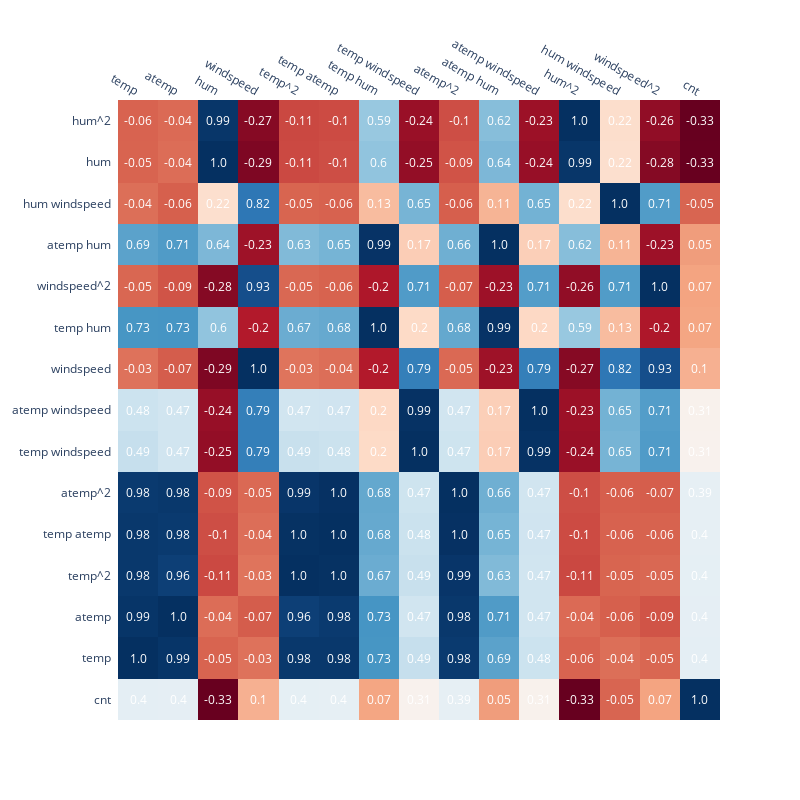

Notebook cell for this chart:
### Code cell
correlation = correlation.corr().sort_values('cnt', ascending=False)
zz = np.array(correlation)
fig = ff.create_annotated_heatmap(
    zz,
    x = list(correlation.columns),
    y = list(correlation.index),
    annotation_text = np.around(zz, decimals=2),
    hoverinfo='z',
    colorscale='RdBu'
)

fig.update_layout(
    height=800,
    width = 800
)

### Figure 1 — Plotly figure (JSON) as saved in the notebook; plotly's stock layout.template omitted (floating-point values rounded to 4 significant figures; data arrays with more than 128 entries replaced by an {"elided": "..."} marker saying what was removed)
{"data": [{"colorscale": [[0, "rgb(103,0,31)"], [0.1, "rgb(178,24,43)"], [0.2, "rgb(214,96,77)"], [0.3, "rgb(244,165,130)"], [0.4, "rgb(253,219,199)"], [0.5, "rgb(247,247,247)"], [0.6, "rgb(209,229,240)"], [0.7, "rgb(146,197,222)"], [0.8, "rgb(67,147,195)"], [0.9, "rgb(33,102,172)"], [1, "rgb(5,48,97)"]], "hoverinfo": "z", "reversescale": false, "showscale": false, "type": "heatmap", "x": ["temp", "atemp", "hum", "windspeed", "temp^2", "temp atemp", "temp hum", "temp windspeed", "atemp^2", "atemp hum", "atemp windspeed", "hum^2", "hum windspeed", "windspeed^2", "cnt"], "y": ["cnt", "temp", "atemp", "temp^2", "temp atemp", "atemp^2", "temp windspeed", "atemp windspeed", "windspeed", "temp hum", "windspeed^2", "atemp hum", "hum windspeed", "hum", "hum^2"], "z": {"elided": "15x15 float values"}}], "layout": {"annotations": [{"font": {"color": "#FFFFFF"}, "showarrow": false, "text": "0.4", "x": "temp", "xref": "x", "y": "cnt", "yref": "y"}, {"font": {"color": "#FFFFFF"}, "showarrow": false, "text": "0.4", "x": "atemp", "xref": "x", "y": "cnt", "yref": "y"}, {"font": {"color": "#FFFFFF"}, "showarrow": false, "text": "-0.33", "x": "hum", "xref": "x", "y": "cnt", "yref": "y"}, {"font": {"color": "#FFFFFF"}, "showarrow": false, "text": "0.1", "x": "windspeed", "xref": "x", "y": "cnt", "yref": "y"}, {"font": {"color": "#FFFFFF"}, "showarrow": false, "text": "0.4", "x": "temp^2", "xref": "x", "y": "cnt", "yref": "y"}, {"font": {"color": "#FFFFFF"}, "showarrow": false, "text": "0.4", "x": "temp atemp", "xref": "x", "y": "cnt", "yref": "y"}, {"font": {"color": "#FFFFFF"}, "showarrow": false, "text": "0.07", "x": "temp hum", "xref": "x", "y": "cnt", "yref": "y"}, {"font": {"color": "#FFFFFF"}, "showarrow": false, "text": "0.31", "x": "temp windspeed", "xref": "x", "y": "cnt", "yref": "y"}, {"font": {"color": "#FFFFFF"}, "showarrow": false, "text": "0.39", "x": "atemp^2", "xref": "x", "y": "cnt", "yref": "y"}, {"font": {"color": "#FFFFFF"}, "showarrow": false, "text": "0.05", "x": "atemp hum", "xref": "x", "y": "cnt", "yref": "y"}, {"font": {"color": "#FFFFFF"}, "showarrow": false, "text": "0.31", "x": "atemp windspeed", "xref": "x", "y": "cnt", "yref": "y"}, {"font": {"color": "#FFFFFF"}, "showarrow": false, "text": "-0.33", "x": "hum^2", "xref": "x", "y": "cnt", "yref": "y"}, {"font": {"color": "#FFFFFF"}, "showarrow": false, "text": "-0.05", "x": "hum windspeed", "xref": "x", "y": "cnt", "yref": "y"}, {"font": {"color": "#FFFFFF"}, "showarrow": false, "text": "0.07", "x": "windspeed^2", "xref": "x", "y": "cnt", "yref": "y"}, {"font": {"color": "#FFFFFF"}, "showarrow": false, "text": "1.0", "x": "cnt", "xref": "x", "y": "cnt", "yref": "y"}, {"font": {"color": "#FFFFFF"}, "showarrow": false, "text": "1.0", "x": "temp", "xref": "x", "y": "temp", "yref": "y"}, {"font": {"color": "#FFFFFF"}, "showarrow": false, "text": "0.99", "x": "atemp", "xref": "x", "y": "temp", "yref": "y"}, {"font": {"color": "#FFFFFF"}, "showarrow": false, "text": "-0.05", "x": "hum", "xref": "x", "y": "temp", "yref": "y"}, {"font": {"color": "#FFFFFF"}, "showarrow": false, "text": "-0.03", "x": "windspeed", "xref": "x", "y": "temp", "yref": "y"}, {"font": {"color": "#FFFFFF"}, "showarrow": false, "text": "0.98", "x": "temp^2", "xref": "x", "y": "temp", "yref": "y"}, {"font": {"color": "#FFFFFF"}, "showarrow": false, "text": "0.98", "x": "temp atemp", "xref": "x", "y": "temp", "yref": "y"}, {"font": {"color": "#FFFFFF"}, "showarrow": false, "text": "0.73", "x": "temp hum", "xref": "x", "y": "temp", "yref": "y"}, {"font": {"color": "#FFFFFF"}, "showarrow": false, "text": "0.49", "x": "temp windspeed", "xref": "x", "y": "temp", "yref": "y"}, {"font": {"color": "#FFFFFF"}, "showarrow": false, "text": "0.98", "x": "atemp^2", "xref": "x", "y": "temp", "yref": "y"}, {"font": {"color": "#FFFFFF"}, "showarrow": false, "text": "0.69", "x": "atemp hum", "xref": "x", "y": "temp", "yref": "y"}, {"font": {"color": "#FFFFFF"}, "showarrow": false, "text": "0.48", "x": "atemp windspeed", "xref": "x", "y": "temp", "yref": "y"}, {"font": {"color": "#FFFFFF"}, "showarrow": false, "text": "-0.06", "x": "hum^2", "xref": "x", "y": "temp", "yref": "y"}, {"font": {"color": "#FFFFFF"}, "showarrow": false, "text": "-0.04", "x": "hum windspeed", "xref": "x", "y": "temp", "yref": "y"}, {"font": {"color": "#FFFFFF"}, "showarrow": false, "text": "-0.05", "x": "windspeed^2", "xref": "x", "y": "temp", "yref": "y"}, {"font": {"color": "#FFFFFF"}, "showarrow": false, "text": "0.4", "x": "cnt", "xref": "x", "y": "temp", "yref": "y"}, {"font": {"color": "#FFFFFF"}, "showarrow": false, "text": "0.99", "x": "temp", "xref": "x", "y": "atemp", "yref": "y"}, {"font": {"color": "#FFFFFF"}, "showarrow": false, "text": "1.0", "x": "atemp", "xref": "x", "y": "atemp", "yref": "y"}, {"font": {"color": "#FFFFFF"}, "showarrow": false, "text": "-0.04", "x": "hum", "xref": "x", "y": "atemp", "yref": "y"}, {"font": {"color": "#FFFFFF"}, "showarrow": false, "text": "-0.07", "x": "windspeed", "xref": "x", "y": "atemp", "yref": "y"}, {"font": {"color": "#FFFFFF"}, "showarrow": false, "text": "0.96", "x": "temp^2", "xref": "x", "y": "atemp", "yref": "y"}, {"font": {"color": "#FFFFFF"}, "showarrow": false, "text": "0.98", "x": "temp atemp", "xref": "x", "y": "atemp", "yref": "y"}, {"font": {"color": "#FFFFFF"}, "showarrow": false, "text": "0.73", "x": "temp hum", "xref": "x", "y": "atemp", "yref": "y"}, {"font": {"color": "#FFFFFF"}, "showarrow": false, "text": "0.47", "x": "temp windspeed", "xref": "x", "y": "atemp", "yref": "y"}, {"font": {"color": "#FFFFFF"}, "showarrow": false, "text": "0.98", "x": "atemp^2", "xref": "x", "y": "atemp", "yref": "y"}, {"font": {"color": "#FFFFFF"}, "showarrow": false, "text": "0.71", "x": "atemp hum", "xref": "x", "y": "atemp", "yref": "y"}, {"font": {"color": "#FFFFFF"}, "showarrow": false, "text": "0.47", "x": "atemp windspeed", "xref": "x", "y": "atemp", "yref": "y"}, {"font": {"color": "#FFFFFF"}, "showarrow": false, "text": "-0.04", "x": "hum^2", "xref": "x", "y": "atemp", "yref": "y"}, {"font": {"color": "#FFFFFF"}, "showarrow": false, "text": "-0.06", "x": "hum windspeed", "xref": "x", "y": "atemp", "yref": "y"}, {"font": {"color": "#FFFFFF"}, "showarrow": false, "text": "-0.09", "x": "windspeed^2", "xref": "x", "y": "atemp", "yref": "y"}, {"font": {"color": "#FFFFFF"}, "showarrow": false, "text": "0.4", "x": "cnt", "xref": "x", "y": "atemp", "yref": "y"}, {"font": {"color": "#FFFFFF"}, "showarrow": false, "text": "0.98", "x": "temp", "xref": "x", "y": "temp^2", "yref": "y"}, {"font": {"color": "#FFFFFF"}, "showarrow": false, "text": "0.96", "x": "atemp", "xref": "x", "y": "temp^2", "yref": "y"}, {"font": {"color": "#FFFFFF"}, "showarrow": false, "text": "-0.11", "x": "hum", "xref": "x", "y": "temp^2", "yref": "y"}, {"font": {"color": "#FFFFFF"}, "showarrow": false, "text": "-0.03", "x": "windspeed", "xref": "x", "y": "temp^2", "yref": "y"}, {"font": {"color": "#FFFFFF"}, "showarrow": false, "text": "1.0", "x": "temp^2", "xref": "x", "y": "temp^2", "yref": "y"}, {"font": {"color": "#FFFFFF"}, "showarrow": false, "text": "1.0", "x": "temp atemp", "xref": "x", "y": "temp^2", "yref": "y"}, {"font": {"color": "#FFFFFF"}, "showarrow": false, "text": "0.67", "x": "temp hum", "xref": "x", "y": "temp^2", "yref": "y"}, {"font": {"color": "#FFFFFF"}, "showarrow": false, "text": "0.49", "x": "temp windspeed", "xref": "x", "y": "temp^2", "yref": "y"}, {"font": {"color": "#FFFFFF"}, "showarrow": false, "text": "0.99", "x": "atemp^2", "xref": "x", "y": "temp^2", "yref": "y"}, {"font": {"color": "#FFFFFF"}, "showarrow": false, "text": "0.63", "x": "atemp hum", "xref": "x", "y": "temp^2", "yref": "y"}, {"font": {"color": "#FFFFFF"}, "showarrow": false, "text": "0.47", "x": "atemp windspeed", "xref": "x", "y": "temp^2", "yref": "y"}, {"font": {"color": "#FFFFFF"}, "showarrow": false, "text": "-0.11", "x": "hum^2", "xref": "x", "y": "temp^2", "yref": "y"}, {"font": {"color": "#FFFFFF"}, "showarrow": false, "text": "-0.05", "x": "hum windspeed", "xref": "x", "y": "temp^2", "yref": "y"}, {"font": {"color": "#FFFFFF"}, "showarrow": false, "text": "-0.05", "x": "windspeed^2", "xref": "x", "y": "temp^2", "yref": "y"}, {"font": {"color": "#FFFFFF"}, "showarrow": false, "text": "0.4", "x": "cnt", "xref": "x", "y": "temp^2", "yref": "y"}, {"font": {"color": "#FFFFFF"}, "showarrow": false, "text": "0.98", "x": "temp", "xref": "x", "y": "temp atemp", "yref": "y"}, {"font": {"color": "#FFFFFF"}, "showarrow": false, "text": "0.98", "x": "atemp", "xref": "x", "y": "temp atemp", "yref": "y"}, {"font": {"color": "#FFFFFF"}, "showarrow": false, "text": "-0.1", "x": "hum", "xref": "x", "y": "temp atemp", "yref": "y"}, {"font": {"color": "#FFFFFF"}, "showarrow": false, "text": "-0.04", "x": "windspeed", "xref": "x", "y": "temp atemp", "yref": "y"}, {"font": {"color": "#FFFFFF"}, "showarrow": false, "text": "1.0", "x": "temp^2", "xref": "x", "y": "temp atemp", "yref": "y"}, {"font": {"color": "#FFFFFF"}, "showarrow": false, "text": "1.0", "x": "temp atemp", "xref": "x", "y": "temp atemp", "yref": "y"}, {"font": {"color": "#FFFFFF"}, "showarrow": false, "text": "0.68", "x": "temp hum", "xref": "x", "y": "temp atemp", "yref": "y"}, {"font": {"color": "#FFFFFF"}, "showarrow": false, "text": "0.48", "x": "temp windspeed", "xref": "x", "y": "temp atemp", "yref": "y"}, {"font": {"color": "#FFFFFF"}, "showarrow": false, "text": "1.0", "x": "atemp^2", "xref": "x", "y": "temp atemp", "yref": "y"}, {"font": {"color": "#FFFFFF"}, "showarrow": false, "text": "0.65", "x": "atemp hum", "xref": "x", "y": "temp atemp", "yref": "y"}, {"font": {"color": "#FFFFFF"}, "showarrow": false, "text": "0.47", "x": "atemp windspeed", "xref": "x", "y": "temp atemp", "yref": "y"}, {"font": {"color": "#FFFFFF"}, "showarrow": false, "text": "-0.1", "x": "hum^2", "xref": "x", "y": "temp atemp", "yref": "y"}, {"font": {"color": "#FFFFFF"}, "showarrow": false, "text": "-0.06", "x": "hum windspeed", "xref": "x", "y": "temp atemp", "yref": "y"}, {"font": {"color": "#FFFFFF"}, "showarrow": false, "text": "-0.06", "x": "windspeed^2", "xref": "x", "y": "temp atemp", "yref": "y"}, {"font": {"color": "#FFFFFF"}, "showarrow": false, "text": "0.4", "x": "cnt", "xref": "x", "y": "temp atemp", "yref": "y"}, {"font": {"color": "#FFFFFF"}, "showarrow": false, "text": "0.98", "x": "temp", "xref": "x", "y": "atemp^2", "yref": "y"}, {"font": {"color": "#FFFFFF"}, "showarrow": false, "text": "0.98", "x": "atemp", "xref": "x", "y": "atemp^2", "yref": "y"}, {"font": {"color": "#FFFFFF"}, "showarrow": false, "text": "-0.09", "x": "hum", "xref": "x", "y": "atemp^2", "yref": "y"}, {"font": {"color": "#FFFFFF"}, "showarrow": false, "text": "-0.05", "x": "windspeed", "xref": "x", "y": "atemp^2", "yref": "y"}, {"font": {"color": "#FFFFFF"}, "showarrow": false, "text": "0.99", "x": "temp^2", "xref": "x", "y": "atemp^2", "yref": "y"}, {"font": {"color": "#FFFFFF"}, "showarrow": false, "text": "1.0", "x": "temp atemp", "xref": "x", "y": "atemp^2", "yref": "y"}, {"font": {"color": "#FFFFFF"}, "showarrow": false, "text": "0.68", "x": "temp hum", "xref": "x", "y": "atemp^2", "yref": "y"}, {"font": {"color": "#FFFFFF"}, "showarrow": false, "text": "0.47", "x": "temp windspeed", "xref": "x", "y": "atemp^2", "yref": "y"}, {"font": {"color": "#FFFFFF"}, "showarrow": false, "text": "1.0", "x": "atemp^2", "xref": "x", "y": "atemp^2", "yref": "y"}, {"font": {"color": "#FFFFFF"}, "showarrow": false, "text": "0.66", "x": "atemp hum", "xref": "x", "y": "atemp^2", "yref": "y"}, {"font": {"color": "#FFFFFF"}, "showarrow": false, "text": "0.47", "x": "atemp windspeed", "xref": "x", "y": "atemp^2", "yref": "y"}, {"font": {"color": "#FFFFFF"}, "showarrow": false, "text": "-0.1", "x": "hum^2", "xref": "x", "y": "atemp^2", "yref": "y"}, {"font": {"color": "#FFFFFF"}, "showarrow": false, "text": "-0.06", "x": "hum windspeed", "xref": "x", "y": "atemp^2", "yref": "y"}, {"font": {"color": "#FFFFFF"}, "showarrow": false, "text": "-0.07", "x": "windspeed^2", "xref": "x", "y": "atemp^2", "yref": "y"}, {"font": {"color": "#FFFFFF"}, "showarrow": false, "text": "0.39", "x": "cnt", "xref": "x", "y": "atemp^2", "yref": "y"}, {"font": {"color": "#FFFFFF"}, "showarrow": false, "text": "0.49", "x": "temp", "xref": "x", "y": "temp windspeed", "yref": "y"}, {"font": {"color": "#FFFFFF"}, "showarrow": false, "text": "0.47", "x": "atemp", "xref": "x", "y": "temp windspeed", "yref": "y"}, {"font": {"color": "#FFFFFF"}, "showarrow": false, "text": "-0.25", "x": "hum", "xref": "x", "y": "temp windspeed", "yref": "y"}, {"font": {"color": "#FFFFFF"}, "showarrow": false, "text": "0.79", "x": "windspeed", "xref": "x", "y": "temp windspeed", "yref": "y"}, {"font": {"color": "#FFFFFF"}, "showarrow": false, "text": "0.49", "x": "temp^2", "xref": "x", "y": "temp windspeed", "yref": "y"}, {"font": {"color": "#FFFFFF"}, "showarrow": false, "text": "0.48", "x": "temp atemp", "xref": "x", "y": "temp windspeed", "yref": "y"}, {"font": {"color": "#FFFFFF"}, "showarrow": false, "text": "0.2", "x": "temp hum", "xref": "x", "y": "temp windspeed", "yref": "y"}, {"font": {"color": "#FFFFFF"}, "showarrow": false, "text": "1.0", "x": "temp windspeed", "xref": "x", "y": "temp windspeed", "yref": "y"}, {"font": {"color": "#FFFFFF"}, "showarrow": false, "text": "0.47", "x": "atemp^2", "xref": "x", "y": "temp windspeed", "yref": "y"}, {"font": {"color": "#FFFFFF"}, "showarrow": false, "text": "0.17", "x": "atemp hum", "xref": "x", "y": "temp windspeed", "yref": "y"}, {"font": {"color": "#FFFFFF"}, "showarrow": false, "text": "0.99", "x": "atemp windspeed", "xref": "x", "y": "temp windspeed", "yref": "y"}, {"font": {"color": "#FFFFFF"}, "showarrow": false, "text": "-0.24", "x": "hum^2", "xref": "x", "y": "temp windspeed", "yref": "y"}, {"font": {"color": "#FFFFFF"}, "showarrow": false, "text": "0.65", "x": "hum windspeed", "xref": "x", "y": "temp windspeed", "yref": "y"}, {"font": {"color": "#FFFFFF"}, "showarrow": false, "text": "0.71", "x": "windspeed^2", "xref": "x", "y": "temp windspeed", "yref": "y"}, {"font": {"color": "#FFFFFF"}, "showarrow": false, "text": "0.31", "x": "cnt", "xref": "x", "y": "temp windspeed", "yref": "y"}, {"font": {"color": "#FFFFFF"}, "showarrow": false, "text": "0.48", "x": "temp", "xref": "x", "y": "atemp windspeed", "yref": "y"}, {"font": {"color": "#FFFFFF"}, "showarrow": false, "text": "0.47", "x": "atemp", "xref": "x", "y": "atemp windspeed", "yref": "y"}, {"font": {"color": "#FFFFFF"}, "showarrow": false, "text": "-0.24", "x": "hum", "xref": "x", "y": "atemp windspeed", "yref": "y"}, {"font": {"color": "#FFFFFF"}, "showarrow": false, "text": "0.79", "x": "windspeed", "xref": "x", "y": "atemp windspeed", "yref": "y"}, {"font": {"color": "#FFFFFF"}, "showarrow": false, "text": "0.47", "x": "temp^2", "xref": "x", "y": "atemp windspeed", "yref": "y"}, {"font": {"color": "#FFFFFF"}, "showarrow": false, "text": "0.47", "x": "temp atemp", "xref": "x", "y": "atemp windspeed", "yref": "y"}, {"font": {"color": "#FFFFFF"}, "showarrow": false, "text": "0.2", "x": "temp hum", "xref": "x", "y": "atemp windspeed", "yref": "y"}, {"font": {"color": "#FFFFFF"}, "showarrow": false, "text": "0.99", "x": "temp windspeed", "xref": "x", "y": "atemp windspeed", "yref": "y"}, {"font": {"color": "#FFFFFF"}, "showarrow": false, "text": "0.47", "x": "atemp^2", "xref": "x", "y": "atemp windspeed", "yref": "y"}, {"font": {"color": "#FFFFFF"}, "showarrow": false, "text": "0.17", "x": "atemp hum", "xref": "x", "y": "atemp windspeed", "yref": "y"}, {"font": {"color": "#FFFFFF"}, "showarrow": false, "text": "1.0", "x": "atemp windspeed", "xref": "x", "y": "atemp windspeed", "yref": "y"}, {"font": {"color": "#FFFFFF"}, "showarrow": false, "text": "-0.23", "x": "hum^2", "xref": "x", "y": "atemp windspeed", "yref": "y"}, {"font": {"color": "#FFFFFF"}, "showarrow": false, "text": "0.65", "x": "hum windspeed", "xref": "x", "y": "atemp windspeed", "yref": "y"}, {"font": {"color": "#FFFFFF"}, "showarrow": false, "text": "0.71", "x": "windspeed^2", "xref": "x", "y": "atemp windspeed", "yref": "y"}, {"font": {"color": "#FFFFFF"}, "showarrow": false, "text": "0.31", "x": "cnt", "xref": "x", "y": "atemp windspeed", "yref": "y"}, {"font": {"color": "#FFFFFF"}, "showarrow": false, "text": "-0.03", "x": "temp", "xref": "x", "y": "windspeed", "yref": "y"}, {"font": {"color": "#FFFFFF"}, "showarrow": false, "text": "-0.07", "x": "atemp", "xref": "x", "y": "windspeed", "yref": "y"}, {"font": {"color": "#FFFFFF"}, "showarrow": false, "text": "-0.29", "x": "hum", "xref": "x", "y": "windspeed", "yref": "y"}, {"font": {"color": "#FFFFFF"}, "showarrow": false, "text": "1.0", "x": "windspeed", "xref": "x", "y": "windspeed", "yref": "y"}, {"font": {"color": "#FFFFFF"}, "showarrow": false, "text": "-0.03", "x": "temp^2", "xref": "x", "y": "windspeed", "yref": "y"}, {"font": {"color": "#FFFFFF"}, "showarrow": false, "text": "-0.04", "x": "temp atemp", "xref": "x", "y": "windspeed", "yref": "y"}, {"font": {"color": "#FFFFFF"}, "showarrow": false, "text": "-0.2", "x": "temp hum", "xref": "x", "y": "windspeed", "yref": "y"}, {"font": {"color": "#FFFFFF"}, "showarrow": false, "text": "0.79", "x": "temp windspeed", "xref": "x", "y": "windspeed", "yref": "y"}, {"font": {"color": "#FFFFFF"}, "showarrow": false, "text": "-0.05", "x": "atemp^2", "xref": "x", "y": "windspeed", "yref": "y"}, {"font": {"color": "#FFFFFF"}, "showarrow": false, "text": "-0.23", "x": "atemp hum", "xref": "x", "y": "windspeed", "yref": "y"}, {"font": {"color": "#FFFFFF"}, "showarrow": false, "text": "0.79", "x": "atemp windspeed", "xref": "x", "y": "windspeed", "yref": "y"}, {"font": {"color": "#FFFFFF"}, "showarrow": false, "text": "-0.27", "x": "hum^2", "xref": "x", "y": "windspeed", "yref": "y"}, {"font": {"color": "#FFFFFF"}, "showarrow": false, "text": "0.82", "x": "hum windspeed", "xref": "x", "y": "windspeed", "yref": "y"}, {"font": {"color": "#FFFFFF"}, "showarrow": false, "text": "0.93", "x": "windspeed^2", "xref": "x", "y": "windspeed", "yref": "y"}, {"font": {"color": "#FFFFFF"}, "showarrow": false, "text": "0.1", "x": "cnt", "xref": "x", "y": "windspeed", "yref": "y"}, {"font": {"color": "#FFFFFF"}, "showarrow": false, "text": "0.73", "x": "temp", "xref": "x", "y": "temp hum", "yref": "y"}, {"font": {"color": "#FFFFFF"}, "showarrow": false, "text": "0.73", "x": "atemp", "xref": "x", "y": "temp hum", "yref": "y"}, {"font": {"color": "#FFFFFF"}, "showarrow": false, "text": "0.6", "x": "hum", "xref": "x", "y": "temp hum", "yref": "y"}, {"font": {"color": "#FFFFFF"}, "showarrow": false, "text": "-0.2", "x": "windspeed", "xref": "x", "y": "temp hum", "yref": "y"}, {"font": {"color": "#FFFFFF"}, "showarrow": false, "text": "0.67", "x": "temp^2", "xref": "x", "y": "temp hum", "yref": "y"}, {"font": {"color": "#FFFFFF"}, "showarrow": false, "text": "0.68", "x": "temp atemp", "xref": "x", "y": "temp hum", "yref": "y"}, {"font": {"color": "#FFFFFF"}, "showarrow": false, "text": "1.0", "x": "temp hum", "xref": "x", "y": "temp hum", "yref": "y"}, {"font": {"color": "#FFFFFF"}, "showarrow": false, "text": "0.2", "x": "temp windspeed", "xref": "x", "y": "temp hum", "yref": "y"}, {"font": {"color": "#FFFFFF"}, "showarrow": false, "text": "0.68", "x": "atemp^2", "xref": "x", "y": "temp hum", "yref": "y"}, {"font": {"color": "#FFFFFF"}, "showarrow": false, "text": "0.99", "x": "atemp hum", "xref": "x", "y": "temp hum", "yref": "y"}, {"font": {"color": "#FFFFFF"}, "showarrow": false, "text": "0.2", "x": "atemp windspeed", "xref": "x", "y": "temp hum", "yref": "y"}, {"font": {"color": "#FFFFFF"}, "showarrow": false, "text": "0.59", "x": "hum^2", "xref": "x", "y": "temp hum", "yref": "y"}, {"font": {"color": "#FFFFFF"}, "showarrow": false, "text": "0.13", "x": "hum windspeed", "xref": "x", "y": "temp hum", "yref": "y"}, {"font": {"color": "#FFFFFF"}, "showarrow": false, "text": "-0.2", "x": "windspeed^2", "xref": "x", "y": "temp hum", "yref": "y"}, {"font": {"color": "#FFFFFF"}, "showarrow": false, "text": "0.07", "x": "cnt", "xref": "x", "y": "temp hum", "yref": "y"}, {"font": {"color": "#FFFFFF"}, "showarrow": false, "text": "-0.05", "x": "temp", "xref": "x", "y": "windspeed^2", "yref": "y"}, {"font": {"color": "#FFFFFF"}, "showarrow": false, "text": "-0.09", "x": "atemp", "xref": "x", "y": "windspeed^2", "yref": "y"}, {"font": {"color": "#FFFFFF"}, "showarrow": false, "text": "-0.28", "x": "hum", "xref": "x", "y": "windspeed^2", "yref": "y"}, {"font": {"color": "#FFFFFF"}, "showarrow": false, "text": "0.93", "x": "windspeed", "xref": "x", "y": "windspeed^2", "yref": "y"}, {"font": {"color": "#FFFFFF"}, "showarrow": false, "text": "-0.05", "x": "temp^2", "xref": "x", "y": "windspeed^2", "yref": "y"}, {"font": {"color": "#FFFFFF"}, "showarrow": false, "text": "-0.06", "x": "temp atemp", "xref": "x", "y": "windspeed^2", "yref": "y"}, {"font": {"color": "#FFFFFF"}, "showarrow": false, "text": "-0.2", "x": "temp hum", "xref": "x", "y": "windspeed^2", "yref": "y"}, {"font": {"color": "#FFFFFF"}, "showarrow": false, "text": "0.71", "x": "temp windspeed", "xref": "x", "y": "windspeed^2", "yref": "y"}, {"font": {"color": "#FFFFFF"}, "showarrow": false, "text": "-0.07", "x": "atemp^2", "xref": "x", "y": "windspeed^2", "yref": "y"}, {"font": {"color": "#FFFFFF"}, "showarrow": false, "text": "-0.23", "x": "atemp hum", "xref": "x", "y": "windspeed^2", "yref": "y"}, {"font": {"color": "#FFFFFF"}, "showarrow": false, "text": "0.71", "x": "atemp windspeed", "xref": "x", "y": "windspeed^2", "yref": "y"}, {"font": {"color": "#FFFFFF"}, "showarrow": false, "text": "-0.26", "x": "hum^2", "xref": "x", "y": "windspeed^2", "yref": "y"}, {"font": {"color": "#FFFFFF"}, "showarrow": false, "text": "0.71", "x": "hum windspeed", "xref": "x", "y": "windspeed^2", "yref": "y"}, {"font": {"color": "#FFFFFF"}, "showarrow": false, "text": "1.0", "x": "windspeed^2", "xref": "x", "y": "windspeed^2", "yref": "y"}, {"font": {"color": "#FFFFFF"}, "showarrow": false, "text": "0.07", "x": "cnt", "xref": "x", "y": "windspeed^2", "yref": "y"}, {"font": {"color": "#FFFFFF"}, "showarrow": false, "text": "0.69", "x": "temp", "xref": "x", "y": "atemp hum", "yref": "y"}, {"font": {"color": "#FFFFFF"}, "showarrow": false, "text": "0.71", "x": "atemp", "xref": "x", "y": "atemp hum", "yref": "y"}, {"font": {"color": "#FFFFFF"}, "showarrow": false, "text": "0.64", "x": "hum", "xref": "x", "y": "atemp hum", "yref": "y"}, {"font": {"color": "#FFFFFF"}, "showarrow": false, "text": "-0.23", "x": "windspeed", "xref": "x", "y": "atemp hum", "yref": "y"}, {"font": {"color": "#FFFFFF"}, "showarrow": false, "text": "0.63", "x": "temp^2", "xref": "x", "y": "atemp hum", "yref": "y"}, {"font": {"color": "#FFFFFF"}, "showarrow": false, "text": "0.65", "x": "temp atemp", "xref": "x", "y": "atemp hum", "yref": "y"}, {"font": {"color": "#FFFFFF"}, "showarrow": false, "text": "0.99", "x": "temp hum", "xref": "x", "y": "atemp hum", "yref": "y"}, {"font": {"color": "#FFFFFF"}, "showarrow": false, "text": "0.17", "x": "temp windspeed", "xref": "x", "y": "atemp hum", "yref": "y"}, {"font": {"color": "#FFFFFF"}, "showarrow": false, "text": "0.66", "x": "atemp^2", "xref": "x", "y": "atemp hum", "yref": "y"}, {"font": {"color": "#FFFFFF"}, "showarrow": false, "text": "1.0", "x": "atemp hum", "xref": "x", "y": "atemp hum", "yref": "y"}, {"font": {"color": "#FFFFFF"}, "showarrow": false, "text": "0.17", "x": "atemp windspeed", "xref": "x", "y": "atemp hum", "yref": "y"}, {"font": {"color": "#FFFFFF"}, "showarrow": false, "text": "0.62", "x": "hum^2", "xref": "x", "y": "atemp hum", "yref": "y"}, {"font": {"color": "#FFFFFF"}, "showarrow": false, "text": "0.11", "x": "hum windspeed", "xref": "x", "y": "atemp hum", "yref": "y"}, {"font": {"color": "#FFFFFF"}, "showarrow": false, "text": "-0.23", "x": "windspeed^2", "xref": "x", "y": "atemp hum", "yref": "y"}, {"font": {"color": "#FFFFFF"}, "showarrow": false, "text": "0.05", "x": "cnt", "xref": "x", "y": "atemp hum", "yref": "y"}, {"font": {"color": "#FFFFFF"}, "showarrow": false, "text": "-0.04", "x": "temp", "xref": "x", "y": "hum windspeed", "yref": "y"}, {"font": {"color": "#FFFFFF"}, "showarrow": false, "text": "-0.06", "x": "atemp", "xref": "x", "y": "hum windspeed", "yref": "y"}, {"font": {"color": "#FFFFFF"}, "showarrow": false, "text": "0.22", "x": "hum", "xref": "x", "y": "hum windspeed", "yref": "y"}, {"font": {"color": "#FFFFFF"}, "showarrow": false, "text": "0.82", "x": "windspeed", "xref": "x", "y": "hum windspeed", "yref": "y"}, {"font": {"color": "#FFFFFF"}, "showarrow": false, "text": "-0.05", "x": "temp^2", "xref": "x", "y": "hum windspeed", "yref": "y"}, {"font": {"color": "#FFFFFF"}, "showarrow": false, "text": "-0.06", "x": "temp atemp", "xref": "x", "y": "hum windspeed", "yref": "y"}, {"font": {"color": "#FFFFFF"}, "showarrow": false, "text": "0.13", "x": "temp hum", "xref": "x", "y": "hum windspeed", "yref": "y"}, {"font": {"color": "#FFFFFF"}, "showarrow": false, "text": "0.65", "x": "temp windspeed", "xref": "x", "y": "hum windspeed", "yref": "y"}, {"font": {"color": "#FFFFFF"}, "showarrow": false, "text": "-0.06", "x": "atemp^2", "xref": "x", "y": "hum windspeed", "yref": "y"}, {"font": {"color": "#FFFFFF"}, "showarrow": false, "text": "0.11", "x": "atemp hum", "xref": "x", "y": "hum windspeed", "yref": "y"}, {"font": {"color": "#FFFFFF"}, "showarrow": false, "text": "0.65", "x": "atemp windspeed", "xref": "x", "y": "hum windspeed", "yref": "y"}, {"font": {"color": "#FFFFFF"}, "showarrow": false, "text": "0.22", "x": "hum^2", "xref": "x", "y": "hum windspeed", "yref": "y"}, {"font": {"color": "#FFFFFF"}, "showarrow": false, "text": "1.0", "x": "hum windspeed", "xref": "x", "y": "hum windspeed", "yref": "y"}, {"font": {"color": "#FFFFFF"}, "showarrow": false, "text": "0.71", "x": "windspeed^2", "xref": "x", "y": "hum windspeed", "yref": "y"}, {"font": {"color": "#FFFFFF"}, "showarrow": false, "text": "-0.05", "x": "cnt", "xref": "x", "y": "hum windspeed", "yref": "y"}, {"font": {"color": "#FFFFFF"}, "showarrow": false, "text": "-0.05", "x": "temp", "xref": "x", "y": "hum", "yref": "y"}, {"font": {"color": "#FFFFFF"}, "showarrow": false, "text": "-0.04", "x": "atemp", "xref": "x", "y": "hum", "yref": "y"}, {"font": {"color": "#FFFFFF"}, "showarrow": false, "text": "1.0", "x": "hum", "xref": "x", "y": "hum", "yref": "y"}, {"font": {"color": "#FFFFFF"}, "showarrow": false, "text": "-0.29", "x": "windspeed", "xref": "x", "y": "hum", "yref": "y"}, {"font": {"color": "#FFFFFF"}, "showarrow": false, "text": "-0.11", "x": "temp^2", "xref": "x", "y": "hum", "yref": "y"}, {"font": {"color": "#FFFFFF"}, "showarrow": false, "text": "-0.1", "x": "temp atemp", "xref": "x", "y": "hum", "yref": "y"}, {"font": {"color": "#FFFFFF"}, "showarrow": false, "text": "0.6", "x": "temp hum", "xref": "x", "y": "hum", "yref": "y"}, {"font": {"color": "#FFFFFF"}, "showarrow": false, "text": "-0.25", "x": "temp windspeed", "xref": "x", "y": "hum", "yref": "y"}, {"font": {"color": "#FFFFFF"}, "showarrow": false, "text": "-0.09", "x": "atemp^2", "xref": "x", "y": "hum", "yref": "y"}, {"font": {"color": "#FFFFFF"}, "showarrow": false, "text": "0.64", "x": "atemp hum", "xref": "x", "y": "hum", "yref": "y"}, {"font": {"color": "#FFFFFF"}, "showarrow": false, "text": "-0.24", "x": "atemp windspeed", "xref": "x", "y": "hum", "yref": "y"}, {"font": {"color": "#FFFFFF"}, "showarrow": false, "text": "0.99", "x": "hum^2", "xref": "x", "y": "hum", "yref": "y"}, {"font": {"color": "#FFFFFF"}, "showarrow": false, "text": "0.22", "x": "hum windspeed", "xref": "x", "y": "hum", "yref": "y"}, {"font": {"color": "#FFFFFF"}, "showarrow": false, "text": "-0.28", "x": "windspeed^2", "xref": "x", "y": "hum", "yref": "y"}, {"font": {"color": "#FFFFFF"}, "showarrow": false, "text": "-0.33", "x": "cnt", "xref": "x", "y": "hum", "yref": "y"}, {"font": {"color": "#FFFFFF"}, "showarrow": false, "text": "-0.06", "x": "temp", "xref": "x", "y": "hum^2", "yref": "y"}, {"font": {"color": "#FFFFFF"}, "showarrow": false, "text": "-0.04", "x": "atemp", "xref": "x", "y": "hum^2", "yref": "y"}, {"font": {"color": "#FFFFFF"}, "showarrow": false, "text": "0.99", "x": "hum", "xref": "x", "y": "hum^2", "yref": "y"}, {"font": {"color": "#FFFFFF"}, "showarrow": false, "text": "-0.27", "x": "windspeed", "xref": "x", "y": "hum^2", "yref": "y"}, {"font": {"color": "#FFFFFF"}, "showarrow": false, "text": "-0.11", "x": "temp^2", "xref": "x", "y": "hum^2", "yref": "y"}, {"font": {"color": "#FFFFFF"}, "showarrow": false, "text": "-0.1", "x": "temp atemp", "xref": "x", "y": "hum^2", "yref": "y"}, {"font": {"color": "#FFFFFF"}, "showarrow": false, "text": "0.59", "x": "temp hum", "xref": "x", "y": "hum^2", "yref": "y"}, {"font": {"color": "#FFFFFF"}, "showarrow": false, "text": "-0.24", "x": "temp windspeed", "xref": "x", "y": "hum^2", "yref": "y"}, {"font": {"color": "#FFFFFF"}, "showarrow": false, "text": "-0.1", "x": "atemp^2", "xref": "x", "y": "hum^2", "yref": "y"}, {"font": {"color": "#FFFFFF"}, "showarrow": false, "text": "0.62", "x": "atemp hum", "xref": "x", "y": "hum^2", "yref": "y"}, {"font": {"color": "#FFFFFF"}, "showarrow": false, "text": "-0.23", "x": "atemp windspeed", "xref": "x", "y": "hum^2", "yref": "y"}, {"font": {"color": "#FFFFFF"}, "showarrow": false, "text": "1.0", "x": "hum^2", "xref": "x", "y": "hum^2", "yref": "y"}, {"font": {"color": "#FFFFFF"}, "showarrow": false, "text": "0.22", "x": "hum windspeed", "xref": "x", "y": "hum^2", "yref": "y"}, {"font": {"color": "#FFFFFF"}, "showarrow": false, "text": "-0.26", "x": "windspeed^2", "xref": "x", "y": "hum^2", "yref": "y"}, {"font": {"color": "#FFFFFF"}, "showarrow": false, "text": "-0.33", "x": "cnt", "xref": "x", "y": "hum^2", "yref": "y"}], "height": 800, "width": 800, "xaxis": {"dtick": 1, "gridcolor": "rgb(0, 0, 0)", "side": "top", "ticks": ""}, "yaxis": {"dtick": 1, "ticks": "", "ticksuffix": "  "}}}
